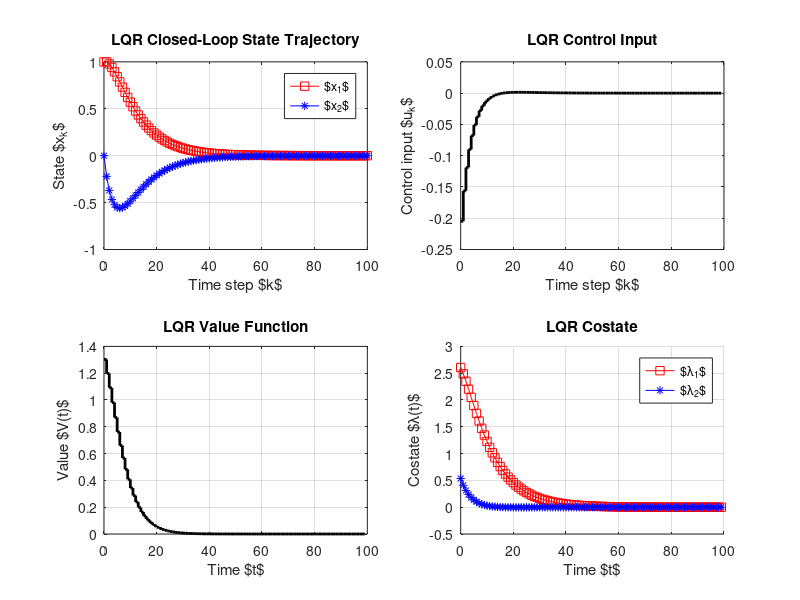

This chart was generated by the following MATLAB code:
% Infinite-Horizon Discrete-Time LQR Simulation
clear; clc;

% --------------------------------------
% 1. System definition (discrete-time)
% --------------------------------------
Ac = [0 1; -2 -3];      % State matrix
Bc = [0; 1];            % Input matrix
Ts = 0.1;              % Time step size

A = Ac*Ts+eye(2);       % State transition matrix
B = Bc*Ts;              % Input matrix   

Q = eye(2);             % State weighting matrix
R = 1;                  % Control weighting scalar

% --------------------------------------
% 2. Solve Discrete-Time Algebraic Riccati Equation (DARE)
% --------------------------------------
[K, P, eigVals] = dlqr(A, B, Q, R);   % Compute LQR gain

disp('LQR gain K:');
disp(K);

% --------------------------------------
% 3. Simulation setup
% --------------------------------------
x = [1; 0];           % Initial state
N = 10/Ts;            % Number of time steps

X = zeros(2, N+1);    % State trajectory storage
U = zeros(1, N);      % Control input storage
X(:,1) = x;           % Set initial state

% --------------------------------------
% 4. Closed-loop simulation
% x_{k+1} = (A - B*K)*x_k
% --------------------------------------
for k = 1:N
    u = -K * x;                      % Compute control input
    x = A * x + B * u;               % Apply closed-loop dynamics
    X(:,k+1) = x;                    % Store new state
    U(k) = u;                        % Store control input
end


for n = 1:N
V(n) =X(:,n)'*P*X(:,n)*Ts;
l(:,n) = 2*P*X(:,n)*Ts;
end

% --------------------------------------
% 5. Plot results
% --------------------------------------
figure;
set(gcf, 'position', [50 50 1000 500])

% Plot state trajectories
subplot(2,2,1);
plot(0:N, X(1,:), 'r-s', 0:N, X(2,:), 'b-*');
legend('$x_1$','$x_2$');
xlabel('Time step $k$');
ylabel('State $x_k$');
title('LQR Closed-Loop State Trajectory');
grid on;

% Plot control input
subplot(2,2,2);
stairs(0:N-1, U, 'k-', 'LineWidth', 2);
xlabel('Time step $k$');
ylabel('Control input $u_k$');
title('LQR Control Input');
grid on;

subplot(2,2,3);
stairs(0:N-1,V, 'k-', 'LineWidth', 2)
xlabel('Time $t$'); ylabel('Value $V(t)$');
title('LQR Value Function');
grid on

subplot(2,2,4);
hold on
plot(0:N-1,l(1,:)', 'r-s')
plot(0:N-1,l(2,:)', 'b-*')
xlabel('Time $t$'); ylabel('Costate $\lambda(t)$');
legend('$\lambda_1$','$\lambda_2$');
title('LQR Costate');
grid on
